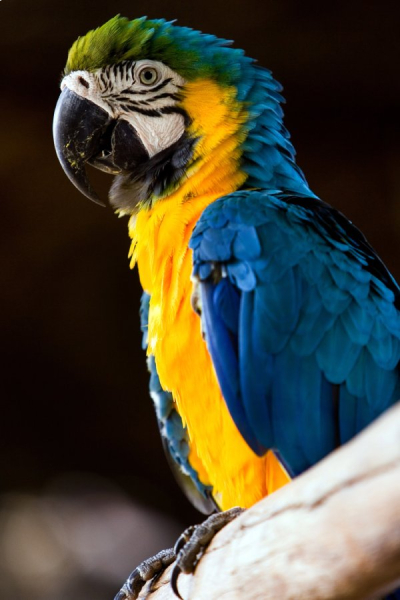
#> input picture Assignment 1/bird.jpg, 400 x 600 px
$ jupyter execute o.ipynb
#> lines starting #> are read from the running program, lines starting #| are printed output that depends on the picture
[cell 1]
from PIL import Image
import numpy as np
import matplotlib.pyplot as plt
import cv2

path = "bird.jpg"
colormap1 = cv2.imread(path)
#> colormap1 is the input picture: shape (600, 400, 3); mean B, G, R 57.8, 73, 74.3
colormap1=cv2.cvtColor(colormap1, cv2.COLOR_BGR2RGB)
plt.imshow(colormap1)
plt.title("original")
chans=cv2.split(colormap1)
colors=("b", "g", "r")
plt.figure()
plt.title("Color histogram")
plt.xlabel("Bins")
plt.ylabel("Number of pixels")
for (chan, c) in zip(chans, colors):
    hist=cv2.calcHist([chan], [0], None, [256], [0,256])
    plt.plot(hist, color=c )
    plt.xlim([0,256])
#> this loop made 3 passes
#> c on passes 1 to 3: 'b', 'g', 'r'
plt.show()
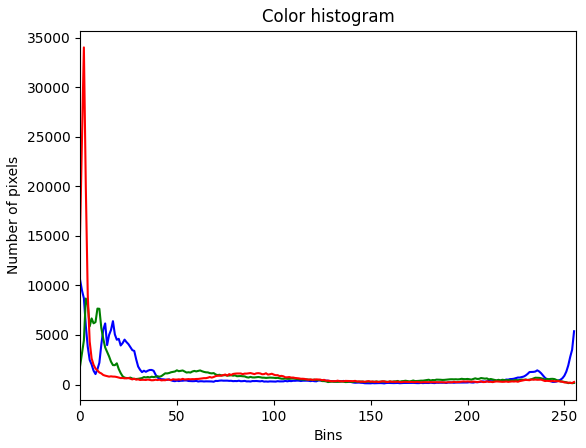
#> figure drawn by matplotlib, 1 panel; curve peaks at x = 0, y = 10608; curve peaks at x = 3, y = 8681; curve peaks at x = 2, y = 34002
